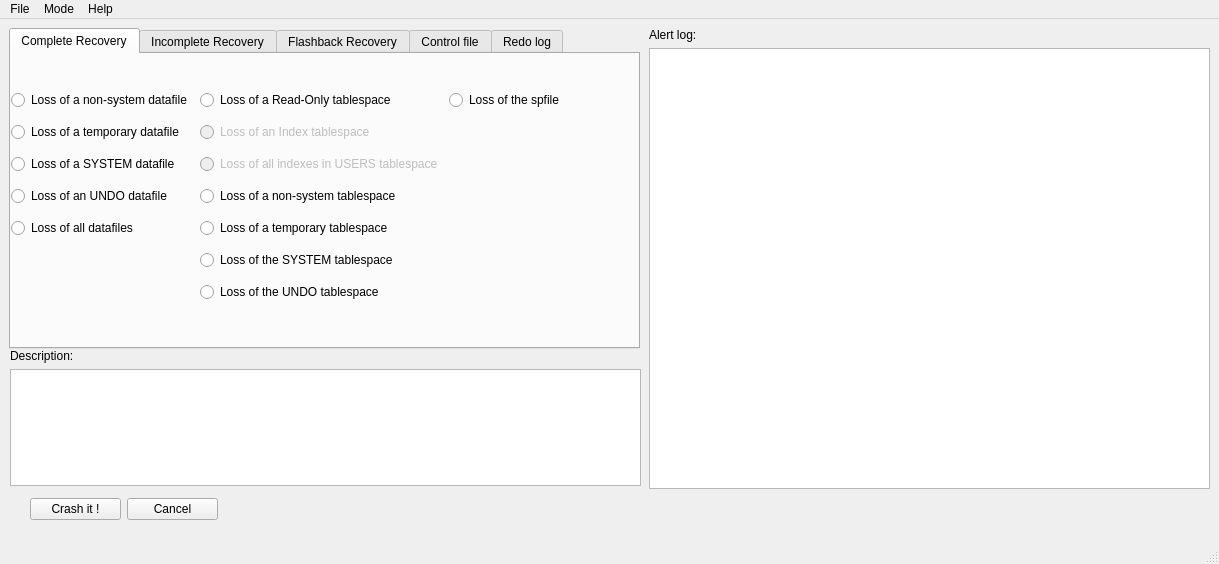
<?xml version="1.0" encoding="UTF-8"?>
<ui version="4.0">
 <class>MainWindow</class>
 <widget class="QMainWindow" name="MainWindow">
  <property name="geometry">
   <rect>
    <x>0</x>
    <y>0</y>
    <width>1219</width>
    <height>564</height>
   </rect>
  </property>
  <property name="windowTitle">
   <string>MainWindow</string>
  </property>
  <widget class="QWidget" name="centralwidget">
   <widget class="QTabWidget" name="tabWidget">
    <property name="enabled">
     <bool>true</bool>
    </property>
    <property name="geometry">
     <rect>
      <x>9</x>
      <y>9</y>
      <width>631</width>
      <height>321</height>
     </rect>
    </property>
    <property name="toolTip">
     <string/>
    </property>
    <property name="currentIndex">
     <number>0</number>
    </property>
    <widget class="QWidget" name="tab">
     <attribute name="title">
      <string>Complete Recovery</string>
     </attribute>
     <widget class="QWidget" name="gridLayoutWidget">
      <property name="geometry">
       <rect>
        <x>0</x>
        <y>30</y>
        <width>621</width>
        <height>231</height>
       </rect>
      </property>
      <layout class="QGridLayout" name="gridLayout">
       <item row="5" column="1">
        <widget class="QRadioButton" name="radioButton_SYSTEMTBS">
         <property name="text">
          <string>Loss of the SYSTEM tablespace</string>
         </property>
        </widget>
       </item>
       <item row="4" column="0">
        <widget class="QRadioButton" name="radioButton_ALLDATA">
         <property name="text">
          <string>Loss of all datafiles</string>
         </property>
        </widget>
       </item>
       <item row="0" column="0">
        <widget class="QRadioButton" name="radioButton_NONSYSTEMDATA">
         <property name="text">
          <string>Loss of a non-system datafile</string>
         </property>
        </widget>
       </item>
       <item row="3" column="0">
        <widget class="QRadioButton" name="radioButton_UNDODATA">
         <property name="text">
          <string>Loss of an UNDO datafile</string>
         </property>
        </widget>
       </item>
       <item row="1" column="1">
        <widget class="QRadioButton" name="radioButton_10">
         <property name="enabled">
          <bool>false</bool>
         </property>
         <property name="text">
          <string>Loss of an Index tablespace</string>
         </property>
        </widget>
       </item>
       <item row="2" column="0">
        <widget class="QRadioButton" name="radioButton_SYSTEMDATA">
         <property name="text">
          <string>Loss of a SYSTEM datafile</string>
         </property>
        </widget>
       </item>
       <item row="0" column="2">
        <widget class="QRadioButton" name="radioButton_SPFILE">
         <property name="text">
          <string>Loss of the spfile</string>
         </property>
        </widget>
       </item>
       <item row="3" column="1">
        <widget class="QRadioButton" name="radioButton_NONSYSTEMTBS">
         <property name="text">
          <string>Loss of a non-system tablespace</string>
         </property>
        </widget>
       </item>
       <item row="2" column="1">
        <widget class="QRadioButton" name="radioButton_21">
         <property name="enabled">
          <bool>false</bool>
         </property>
         <property name="text">
          <string>Loss of all indexes in USERS tablespace</string>
         </property>
        </widget>
       </item>
       <item row="4" column="1">
        <widget class="QRadioButton" name="radioButton_TEMPORARYTBS">
         <property name="text">
          <string>Loss of a temporary tablespace</string>
         </property>
        </widget>
       </item>
       <item row="1" column="0">
        <widget class="QRadioButton" name="radioButton_TEMPORARYDATA">
         <property name="text">
          <string>Loss of a temporary datafile</string>
         </property>
        </widget>
       </item>
       <item row="0" column="1">
        <widget class="QRadioButton" name="radioButton_READONLYTBS">
         <property name="text">
          <string>Loss of a Read-Only tablespace</string>
         </property>
        </widget>
       </item>
       <item row="6" column="1">
        <widget class="QRadioButton" name="radioButton_UNDOTBS">
         <property name="text">
          <string>Loss of the UNDO tablespace</string>
         </property>
        </widget>
       </item>
      </layout>
     </widget>
    </widget>
    <widget class="QWidget" name="tab_2">
     <property name="enabled">
      <bool>true</bool>
     </property>
     <attribute name="title">
      <string>Incomplete Recovery</string>
     </attribute>
     <widget class="QWidget" name="gridLayoutWidget_2">
      <property name="geometry">
       <rect>
        <x>0</x>
        <y>20</y>
        <width>621</width>
        <height>231</height>
       </rect>
      </property>
      <layout class="QGridLayout" name="gridLayout_2">
       <item row="5" column="1">
        <widget class="QRadioButton" name="radioButton_22">
         <property name="text">
          <string>Loss of the SYSTEM tablespace</string>
         </property>
        </widget>
       </item>
       <item row="4" column="0">
        <widget class="QRadioButton" name="radioButton_23">
         <property name="text">
          <string>Loss of all datafiles</string>
         </property>
        </widget>
       </item>
       <item row="0" column="0">
        <widget class="QRadioButton" name="radioButton_24">
         <property name="text">
          <string>Loss of a non-system datafile</string>
         </property>
        </widget>
       </item>
       <item row="3" column="0">
        <widget class="QRadioButton" name="radioButton_25">
         <property name="text">
          <string>Loss of an UNDO datafile</string>
         </property>
        </widget>
       </item>
       <item row="1" column="1">
        <widget class="QRadioButton" name="radioButton_26">
         <property name="text">
          <string>Loss of an Index tablespace</string>
         </property>
        </widget>
       </item>
       <item row="2" column="0">
        <widget class="QRadioButton" name="radioButton_27">
         <property name="text">
          <string>Loss of a SYSTEM datafile</string>
         </property>
        </widget>
       </item>
       <item row="0" column="2">
        <widget class="QRadioButton" name="radioButton_28">
         <property name="text">
          <string>Loss of the spfile</string>
         </property>
        </widget>
       </item>
       <item row="3" column="1">
        <widget class="QRadioButton" name="radioButton_29">
         <property name="text">
          <string>Loss of a non-system tablespace</string>
         </property>
        </widget>
       </item>
       <item row="2" column="1">
        <widget class="QRadioButton" name="radioButton_30">
         <property name="text">
          <string>Loss of all indexes in USERS tablespace</string>
         </property>
        </widget>
       </item>
       <item row="4" column="1">
        <widget class="QRadioButton" name="radioButton_31">
         <property name="text">
          <string>Loss of a temporary tablespace</string>
         </property>
        </widget>
       </item>
       <item row="1" column="0">
        <widget class="QRadioButton" name="radioButton_32">
         <property name="text">
          <string>Loss of a temporary datafile</string>
         </property>
        </widget>
       </item>
       <item row="0" column="1">
        <widget class="QRadioButton" name="radioButton_33">
         <property name="text">
          <string>Loss of a Read-Only tablespace</string>
         </property>
        </widget>
       </item>
       <item row="6" column="1">
        <widget class="QRadioButton" name="radioButton_34">
         <property name="text">
          <string>Loss of the UNDO tablespace</string>
         </property>
        </widget>
       </item>
      </layout>
     </widget>
    </widget>
    <widget class="QWidget" name="tab_3">
     <attribute name="title">
      <string>Flashback Recovery</string>
     </attribute>
     <widget class="QWidget" name="gridLayoutWidget_3">
      <property name="geometry">
       <rect>
        <x>0</x>
        <y>20</y>
        <width>621</width>
        <height>231</height>
       </rect>
      </property>
      <layout class="QGridLayout" name="gridLayout_3">
       <item row="5" column="1">
        <widget class="QRadioButton" name="radioButton_35">
         <property name="text">
          <string>Loss of the SYSTEM tablespace</string>
         </property>
        </widget>
       </item>
       <item row="4" column="0">
        <widget class="QRadioButton" name="radioButton_36">
         <property name="text">
          <string>Loss of all datafiles</string>
         </property>
        </widget>
       </item>
       <item row="0" column="0">
        <widget class="QRadioButton" name="radioButton_37">
         <property name="text">
          <string>Loss of a non-system datafile</string>
         </property>
        </widget>
       </item>
       <item row="3" column="0">
        <widget class="QRadioButton" name="radioButton_38">
         <property name="text">
          <string>Loss of an UNDO datafile</string>
         </property>
        </widget>
       </item>
       <item row="1" column="1">
        <widget class="QRadioButton" name="radioButton_39">
         <property name="text">
          <string>Loss of an Index tablespace</string>
         </property>
        </widget>
       </item>
       <item row="2" column="0">
        <widget class="QRadioButton" name="radioButton_40">
         <property name="text">
          <string>Loss of a SYSTEM datafile</string>
         </property>
        </widget>
       </item>
       <item row="0" column="2">
        <widget class="QRadioButton" name="radioButton_41">
         <property name="text">
          <string>Loss of the spfile</string>
         </property>
        </widget>
       </item>
       <item row="3" column="1">
        <widget class="QRadioButton" name="radioButton_42">
         <property name="text">
          <string>Loss of a non-system tablespace</string>
         </property>
        </widget>
       </item>
       <item row="2" column="1">
        <widget class="QRadioButton" name="radioButton_43">
         <property name="text">
          <string>Loss of all indexes in USERS tablespace</string>
         </property>
        </widget>
       </item>
       <item row="4" column="1">
        <widget class="QRadioButton" name="radioButton_44">
         <property name="text">
          <string>Loss of a temporary tablespace</string>
         </property>
        </widget>
       </item>
       <item row="1" column="0">
        <widget class="QRadioButton" name="radioButton_45">
         <property name="text">
          <string>Loss of a temporary datafile</string>
         </property>
        </widget>
       </item>
       <item row="0" column="1">
        <widget class="QRadioButton" name="radioButton_46">
         <property name="text">
          <string>Loss of a Read-Only tablespace</string>
         </property>
        </widget>
       </item>
       <item row="6" column="1">
        <widget class="QRadioButton" name="radioButton_47">
         <property name="text">
          <string>Loss of the UNDO tablespace</string>
         </property>
        </widget>
       </item>
      </layout>
     </widget>
    </widget>
    <widget class="QWidget" name="tab_4">
     <attribute name="title">
      <string>Control file</string>
     </attribute>
     <widget class="QRadioButton" name="radioButton_7">
      <property name="geometry">
       <rect>
        <x>40</x>
        <y>40</y>
        <width>147</width>
        <height>18</height>
       </rect>
      </property>
      <property name="text">
       <string>Loss of a control file</string>
      </property>
     </widget>
     <widget class="QRadioButton" name="radioButton_8">
      <property name="geometry">
       <rect>
        <x>40</x>
        <y>70</y>
        <width>171</width>
        <height>18</height>
       </rect>
      </property>
      <property name="text">
       <string>Loss of all control files</string>
      </property>
     </widget>
    </widget>
    <widget class="QWidget" name="tab_5">
     <attribute name="title">
      <string>Redo log</string>
     </attribute>
     <widget class="QWidget" name="gridLayoutWidget_5">
      <property name="geometry">
       <rect>
        <x>0</x>
        <y>10</y>
        <width>670</width>
        <height>151</height>
       </rect>
      </property>
      <layout class="QGridLayout" name="gridLayout_5">
       <property name="sizeConstraint">
        <enum>QLayout::SetDefaultConstraint</enum>
       </property>
       <item row="0" column="0">
        <widget class="QRadioButton" name="radioButton_18">
         <property name="text">
          <string>Loss of a redo log file group member</string>
         </property>
        </widget>
       </item>
       <item row="0" column="1">
        <widget class="QRadioButton" name="radioButton_20">
         <property name="text">
          <string>Loss of all redo log members of an INACTIVE group</string>
         </property>
        </widget>
       </item>
       <item row="1" column="0">
        <widget class="QRadioButton" name="radioButton_15">
         <property name="text">
          <string>Loss of a redo log file group</string>
         </property>
        </widget>
       </item>
       <item row="2" column="0">
        <widget class="QRadioButton" name="radioButton_17">
         <property name="text">
          <string>Loss of redo log member of a multiplexed group</string>
         </property>
        </widget>
       </item>
       <item row="1" column="1">
        <widget class="QRadioButton" name="radioButton_19">
         <property name="text">
          <string>Loss of all redo log members of an ACTIVE group</string>
         </property>
        </widget>
       </item>
       <item row="2" column="1">
        <widget class="QRadioButton" name="radioButton_16">
         <property name="text">
          <string>Loss of all redo log members of CURRENT group</string>
         </property>
        </widget>
       </item>
      </layout>
     </widget>
    </widget>
   </widget>
   <widget class="QWidget" name="verticalLayoutWidget_3">
    <property name="geometry">
     <rect>
      <x>10</x>
      <y>330</y>
      <width>631</width>
      <height>137</height>
     </rect>
    </property>
    <layout class="QVBoxLayout" name="verticalLayout_3">
     <item>
      <widget class="QLabel" name="label">
       <property name="text">
        <string>Description:</string>
       </property>
      </widget>
     </item>
     <item>
      <widget class="QTextBrowser" name="textBrowser"/>
     </item>
    </layout>
   </widget>
   <widget class="QWidget" name="horizontalLayoutWidget">
    <property name="geometry">
     <rect>
      <x>30</x>
      <y>470</y>
      <width>188</width>
      <height>41</height>
     </rect>
    </property>
    <layout class="QHBoxLayout" name="horizontalLayout">
     <item>
      <widget class="QPushButton" name="pushButton">
       <property name="toolTip">
        <string>&lt;html&gt;&lt;head/&gt;&lt;body&gt;&lt;p&gt;Press this button if you want to perform a crash of your instance according to the radio button selected. In this way you have to recover your instance: so be sure to have at least one useful backup of your database.&lt;/p&gt;&lt;/body&gt;&lt;/html&gt;</string>
       </property>
       <property name="text">
        <string>Crash it !</string>
       </property>
      </widget>
     </item>
     <item>
      <widget class="QPushButton" name="pushButton_2">
       <property name="toolTip">
        <string>&lt;html&gt;&lt;head/&gt;&lt;body&gt;&lt;p&gt;Press this button if you want to have no radio button selected. In this way even if you push the &amp;quot;Crash it !&amp;quot; button it won't crash your instance.&lt;/p&gt;&lt;/body&gt;&lt;/html&gt;</string>
       </property>
       <property name="text">
        <string>Cancel</string>
       </property>
      </widget>
     </item>
    </layout>
   </widget>
   <widget class="QWidget" name="verticalLayoutWidget">
    <property name="geometry">
     <rect>
      <x>649</x>
      <y>9</y>
      <width>561</width>
      <height>461</height>
     </rect>
    </property>
    <layout class="QVBoxLayout" name="verticalLayout">
     <item>
      <widget class="QLabel" name="label_2">
       <property name="text">
        <string>Alert log:</string>
       </property>
      </widget>
     </item>
     <item>
      <widget class="QTextBrowser" name="textBrowser_ALERTLOG"/>
     </item>
    </layout>
   </widget>
  </widget>
  <widget class="QMenuBar" name="menubar">
   <property name="geometry">
    <rect>
     <x>0</x>
     <y>0</y>
     <width>1219</width>
     <height>24</height>
    </rect>
   </property>
   <property name="nativeMenuBar">
    <bool>false</bool>
   </property>
   <widget class="QMenu" name="menuAbout">
    <property name="title">
     <string>Help</string>
    </property>
    <addaction name="actionContent"/>
    <addaction name="actionAbout"/>
   </widget>
   <widget class="QMenu" name="menuFile">
    <property name="title">
     <string>File</string>
    </property>
    <addaction name="separator"/>
    <addaction name="actionClose"/>
   </widget>
   <widget class="QMenu" name="menuMode">
    <property name="title">
     <string>Mode</string>
    </property>
    <addaction name="actionComplete_Recovery"/>
    <addaction name="actionIncomplete_Recovery"/>
    <addaction name="actionFlashback_Recovery"/>
   </widget>
   <addaction name="menuFile"/>
   <addaction name="menuMode"/>
   <addaction name="menuAbout"/>
  </widget>
  <widget class="QStatusBar" name="statusbar"/>
  <action name="actionClose">
   <property name="text">
    <string>Quit</string>
   </property>
  </action>
  <action name="actionAbout">
   <property name="text">
    <string>About</string>
   </property>
  </action>
  <action name="actionComplete_Recovery">
   <property name="text">
    <string>Complete Recovery</string>
   </property>
  </action>
  <action name="actionIncomplete_Recovery">
   <property name="text">
    <string>Incomplete Recovery</string>
   </property>
  </action>
  <action name="actionFlashback_Recovery">
   <property name="text">
    <string>Flashback Recovery</string>
   </property>
  </action>
  <action name="actionContent">
   <property name="text">
    <string>Content</string>
   </property>
  </action>
 </widget>
 <resources/>
 <connections>
  <connection>
   <sender>actionClose</sender>
   <signal>activated()</signal>
   <receiver>MainWindow</receiver>
   <slot>close()</slot>
   <hints>
    <hint type="sourcelabel">
     <x>-1</x>
     <y>-1</y>
    </hint>
    <hint type="destinationlabel">
     <x>324</x>
     <y>239</y>
    </hint>
   </hints>
  </connection>
  <connection>
   <sender>actionComplete_Recovery</sender>
   <signal>activated()</signal>
   <receiver>tabWidget</receiver>
   <slot>show()</slot>
   <hints>
    <hint type="sourcelabel">
     <x>-1</x>
     <y>-1</y>
    </hint>
    <hint type="destinationlabel">
     <x>324</x>
     <y>240</y>
    </hint>
   </hints>
  </connection>
 </connections>
</ui>
